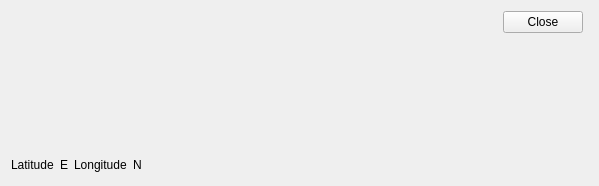
<?xml version="1.0" encoding="UTF-8"?>
<ui version="4.0">
 <comment>This file is part of the xTuple ERP: PostBooks Edition, a free and
open source Enterprise Resource Planning software suite,
Copyright (c) 1999-2012 by OpenMFG LLC, d/b/a xTuple.
It is licensed to you under the Common Public Attribution License
version 1.0, the full text of which (including xTuple-specific Exhibits)
is available at www.xtuple.com/CPAL.  By using this software, you agree
to be bound by its terms.</comment>
 <class>addressCoordinates</class>
 <widget class="QWidget" name="addressCoordinates">
  <property name="geometry">
   <rect>
    <x>0</x>
    <y>0</y>
    <width>599</width>
    <height>186</height>
   </rect>
  </property>
  <property name="windowTitle">
   <string>GPS Coordinates for Address</string>
  </property>
  <layout class="QGridLayout" name="gridLayout">
   <item row="0" column="0" colspan="3">
    <widget class="AddressCluster" name="_addr"/>
   </item>
   <item row="1" column="0">
    <layout class="QHBoxLayout" name="horizontalLayout">
     <item>
      <widget class="QLabel" name="_latitude">
       <property name="text">
        <string>Latitude</string>
       </property>
      </widget>
     </item>
     <item>
      <widget class="QLabel" name="_latDir">
       <property name="text">
        <string>E</string>
       </property>
      </widget>
     </item>
    </layout>
   </item>
   <item row="1" column="1">
    <layout class="QHBoxLayout" name="horizontalLayout_2">
     <item>
      <widget class="QLabel" name="_longitude">
       <property name="text">
        <string>Longitude</string>
       </property>
      </widget>
     </item>
     <item>
      <widget class="QLabel" name="_longDir">
       <property name="text">
        <string>N</string>
       </property>
      </widget>
     </item>
    </layout>
   </item>
   <item row="1" column="2">
    <spacer name="horizontalSpacer">
     <property name="orientation">
      <enum>Qt::Horizontal</enum>
     </property>
     <property name="sizeHint" stdset="0">
      <size>
       <width>343</width>
       <height>20</height>
      </size>
     </property>
    </spacer>
   </item>
   <item row="0" column="3">
    <layout class="QVBoxLayout" name="verticalLayout">
     <property name="leftMargin">
      <number>5</number>
     </property>
     <property name="rightMargin">
      <number>5</number>
     </property>
     <item>
      <widget class="QPushButton" name="_close">
       <property name="text">
        <string>Close</string>
       </property>
      </widget>
     </item>
     <item>
      <spacer name="verticalSpacer">
       <property name="orientation">
        <enum>Qt::Vertical</enum>
       </property>
       <property name="sizeHint" stdset="0">
        <size>
         <width>20</width>
         <height>40</height>
        </size>
       </property>
      </spacer>
     </item>
    </layout>
   </item>
  </layout>
 </widget>
 <customwidgets>
  <customwidget>
   <class>AddressCluster</class>
   <extends>QWidget</extends>
   <header>addresscluster.h</header>
  </customwidget>
 </customwidgets>
 <resources/>
 <connections/>
</ui>
